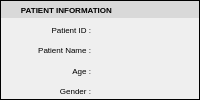
         <widget class="QFrame" name="frame">
          <property name="minimumSize">
           <size>
            <width>0</width>
            <height>0</height>
           </size>
          </property>
          <property name="styleSheet">
           <string notr="true">QFrame#frame {
     border: 1px solid #808080;
 }</string>
          </property>
          <property name="frameShape">
           <enum>QFrame::Box</enum>
          </property>
          <property name="frameShadow">
           <enum>QFrame::Plain</enum>
          </property>
          <layout class="QVBoxLayout" name="verticalLayout_2">
           <property name="spacing">
            <number>3</number>
           </property>
           <property name="leftMargin">
            <number>0</number>
           </property>
           <property name="topMargin">
            <number>0</number>
           </property>
           <property name="rightMargin">
            <number>0</number>
           </property>
           <property name="bottomMargin">
            <number>0</number>
           </property>
           <item>
            <layout class="QHBoxLayout" name="horizontalLayout_5">
             <item>
              <widget class="QLabel" name="label_2">
               <property name="font">
                <font>
                 <family>Arial</family>
                 <pointsize>6</pointsize>
                 <weight>75</weight>
                 <bold>true</bold>
                </font>
               </property>
               <property name="styleSheet">
                <string notr="true">background-color: #D9D9D9</string>
               </property>
               <property name="text">
                <string>         PATIENT INFORMATION</string>
               </property>
               <property name="alignment">
                <set>Qt::AlignLeading|Qt::AlignLeft|Qt::AlignVCenter</set>
               </property>
               <property name="margin">
                <number>1</number>
               </property>
              </widget>
             </item>
            </layout>
           </item>
           <item>
            <layout class="QHBoxLayout" name="horizontalLayout_4">
             <property name="spacing">
              <number>10</number>
             </property>
             <item>
              <widget class="QLabel" name="label_4">
               <property name="maximumSize">
                <size>
                 <width>90</width>
                 <height>16777215</height>
                </size>
               </property>
               <property name="font">
                <font>
                 <family>Arial</family>
                 <pointsize>6</pointsize>
                </font>
               </property>
               <property name="text">
                <string>Patient ID :</string>
               </property>
               <property name="alignment">
                <set>Qt::AlignRight|Qt::AlignTrailing|Qt::AlignVCenter</set>
               </property>
              </widget>
             </item>
             <item>
              <widget class="QLabel" name="labelPatientID">
               <property name="font">
                <font>
                 <family>Arial</family>
                 <pointsize>6</pointsize>
                </font>
               </property>
               <property name="text">
                <string/>
               </property>
              </widget>
             </item>
            </layout>
           </item>
           <item>
            <layout class="QHBoxLayout" name="horizontalLayout_8">
             <property name="spacing">
              <number>10</number>
             </property>
             <item>
              <widget class="QLabel" name="label_6">
               <property name="maximumSize">
                <size>
                 <width>90</width>
                 <height>16777215</height>
                </size>
               </property>
               <property name="font">
                <font>
                 <family>Arial</family>
                 <pointsize>6</pointsize>
                </font>
               </property>
               <property name="text">
                <string>Patient Name :</string>
               </property>
               <property name="alignment">
                <set>Qt::AlignRight|Qt::AlignTrailing|Qt::AlignVCenter</set>
               </property>
              </widget>
             </item>
             <item>
              <widget class="QLabel" name="labelPatientName">
               <property name="font">
                <font>
                 <family>Arial</family>
                 <pointsize>6</pointsize>
                </font>
               </property>
               <property name="text">
                <string/>
               </property>
              </widget>
             </item>
            </layout>
           </item>
           <item>
            <layout class="QHBoxLayout" name="horizontalLayout_9">
             <property name="spacing">
              <number>10</number>
             </property>
             <item>
              <widget class="QLabel" name="label_8">
               <property name="maximumSize">
                <size>
                 <width>90</width>
                 <height>16777215</height>
                </size>
               </property>
               <property name="font">
                <font>
                 <family>Arial</family>
                 <pointsize>6</pointsize>
                </font>
               </property>
               <property name="text">
                <string>Age :</string>
               </property>
               <property name="alignment">
                <set>Qt::AlignRight|Qt::AlignTrailing|Qt::AlignVCenter</set>
               </property>
              </widget>
             </item>
             <item>
              <widget class="QLabel" name="labelAge">
               <property name="font">
                <font>
                 <family>Arial</family>
                 <pointsize>6</pointsize>
                </font>
               </property>
               <property name="text">
                <string/>
               </property>
              </widget>
             </item>
            </layout>
           </item>
           <item>
            <layout class="QHBoxLayout" name="horizontalLayout_10">
             <property name="spacing">
              <number>10</number>
             </property>
             <item>
              <widget class="QLabel" name="label_10">
               <property name="maximumSize">
                <size>
                 <width>90</width>
                 <height>16777215</height>
                </size>
               </property>
               <property name="font">
                <font>
                 <family>Arial</family>
                 <pointsize>6</pointsize>
                </font>
               </property>
               <property name="text">
                <string>Gender :</string>
               </property>
               <property name="alignment">
                <set>Qt::AlignRight|Qt::AlignTrailing|Qt::AlignVCenter</set>
               </property>
              </widget>
             </item>
             <item>
              <widget class="QLabel" name="labelSex">
               <property name="font">
                <font>
                 <family>Arial</family>
                 <pointsize>6</pointsize>
                </font>
               </property>
               <property name="text">
                <string/>
               </property>
              </widget>
             </item>
            </layout>
           </item>
          </layout>
         </widget>
